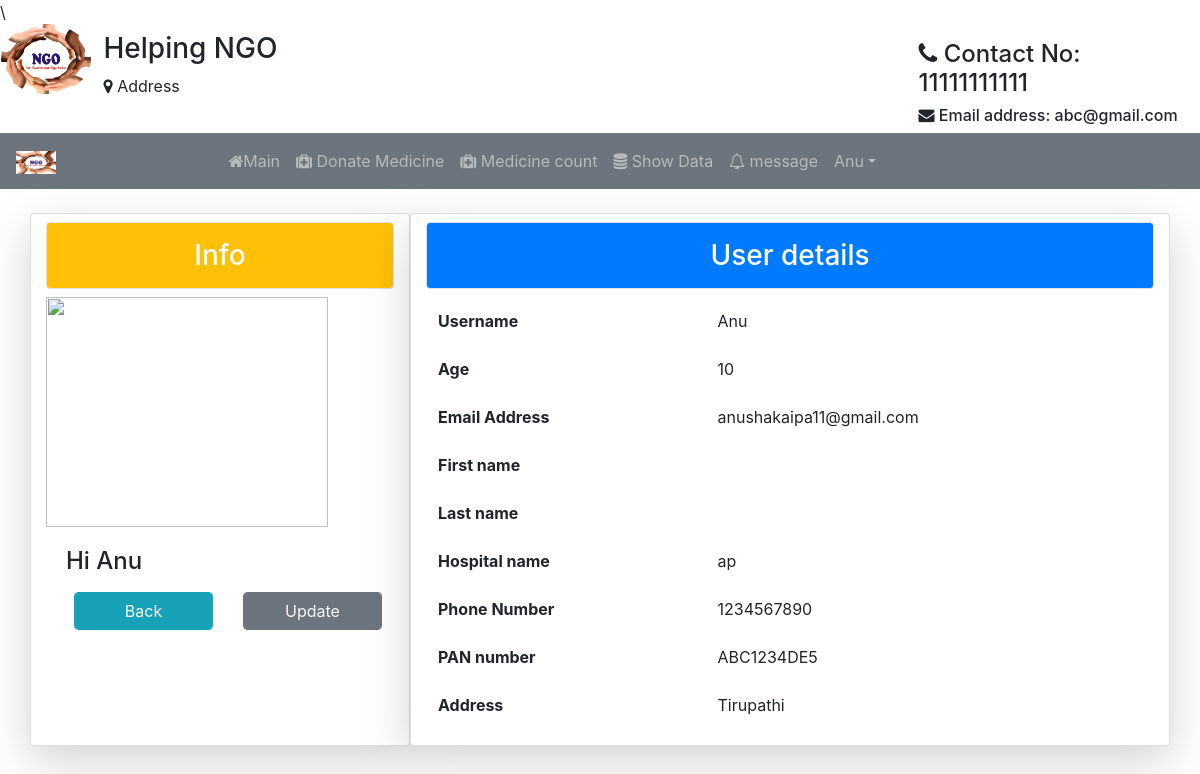
Page /pro/ (signed in) on the committed database.
### Student/models.py (models this page shows)
class User(AbstractUser):
	t = (
		(1,'Medicinist'),
		(2,'Org'),
		(3,'Anonymous'),
		)
	role = models.IntegerField(default=3,choices=t)
	g=[('M',"Male"),('F','Female')]
	age=models.IntegerField(default=10)
	impf=models.ImageField(upload_to='Medicines/',default="ngo1.jpg")
	gender=models.CharField(max_length=10,choices=g,default="F")
	organization_name=models.CharField(max_length=120,default="ngo")
	hospital_name=models.CharField(max_length=120,default="ap")
	phone_no=models.CharField(null=True,default="1234567890",max_length=10)
	pan_no=models.CharField(max_length=10,default="ABC1234DE5")
	address=models.CharField(max_length=200,default="Tirupathi")

### Student/views.py (the view)
# urls.py: path('pro/',views.profile,name="profile"),
def profile(req):
	return render(req,'htfiles/profile.html')

### Student/templates/htfiles/profile.html (shortened to what this page needs)
{% extends 'htfiles/header.html' %}
{% block content %}
<div class="container">
	<div class="row">
		<div class="card col-md-4 mt-4 shadow-lg">
			<h3 class="p-3 bg-warning text-center text-white border rounded my-2">Info</h3>
			<img src="https://cdn.business2community.com/wp-content/uploads/2017/08/blank-profile-picture-973460_640.png" height=230px width=90%>
			<div class="card-body">
				<h4>Hi {{user.username}}</h4>
				<div class="row">
					<div class="col">
						<a href="#" class="form-control btn btn-info m-2 text-light">Back</a>
					</div>
					<div class="col">
						<a href="{% url 'upf' %}" class="form-control btn btn-secondary m-2 text-light">Update</a>
					</div>
				</div>
			</div>
		</div>
		<div class="card col mt-4 shadow-lg">
			<h3 class="p-3 bg-primary text-center text-white border rounded my-2">User details</h3>
			<form method="POST">
			{% if user.role == 1 %}
			<table class="table table-borderless">
				<tr>
					<th>Username</th>
					<td>{{user.username}}</td>
				</tr>
				<tr>
					<th>Age</th>
					<td>{{user.age}}</td>
				</tr>
				<tr>
					<th>Email Address</th>
					<td>{{user.email}}</td>
				</tr>
				<tr>
					<th>First name</th>
					<td>{{user.first_name}}</td>
				</tr>
				<tr>
					<th>Last name</th>
					<td>{{user.last_name}}</td>
				</tr>
				<tr>
					<th>Hospital name</th>
					<td>{{user.hospital_name}}</td>
				</tr>
				<tr>
					<th>Phone Number</th>
					<td>{{user.phone_no}}</td>
				</tr>
				<tr>
					<th>PAN number</th>
					<td>{{user.pan_no}}</td>
				</tr>
				<tr>
					<th>Address</th>
					<td>{{user.address}}</td>
				</tr>
			</table>
			{% endif %}
			</form>
		</div>
	</div>
</div>
{% endblock %}

### Student/templates/htfiles/navbar.html (shortened to what this page needs)
{% load static %}
<div class="row">
  <div class="col col-md-1" style="margin-left:1px;">
  <img src="{% static 'images/NGO.jpg' %}" alt="logo" style="width:90px; height: 70px;" class="rounded-circle">
  </div>
  <div class="col mt-2">
    <h3>Helping NGO</h3>
    <p><i class="fa fa-map-marker" aria-hidden="true"></i>
Address</p>
  </div>
  <div class="col-md-3" style="margin-right: 4px">
    <h4 class="mt-3"><i class="fa fa-phone" aria-hidden="true"></i>
Contact No: 11111111111</h4>
    <h6><i class="fa fa-envelope" aria-hidden="true"></i>   Email address: abc@gmail.com</h6>
  </div>
</div>
<nav class="navbar navbar-expand-sm bg-secondary text-white navbar-dark">
  <a class="navbar-brand" href="#">
    <img src="{% static 'images/NGO.jpg' %}" alt="logo" style="width: 40px;">
  </a>
  <ul class="navbar-nav ml-auto text-white" style="margin-right: 300px">
{% if not user.is_authenticated %}
    <li class="nav-item" style="margin-right: 80px">
      <a class="nav-link" href="#"><i class="fa fa-home" aria-hidden="true"></i>
Home</a>
    </li>
    <li class="nav-item" style="margin-right: 80px">
      <a class="nav-link" href="{% url 'ab' %}"><i class="fa fa-user" aria-hidden="true"></i>
About us</a>
   <!--  </li>
    <li class="nav-item" style="margin-right: 80px">
      <a class="nav-link" href="#">Volunteers</a>
    </li> -->
    <li class="nav-item" style="margin-right: 80px">
      <a class="nav-link" href="{% url 'don' %}"><i class="fa fa-users" aria-hidden="true"></i>
Our workers</a>
    </li>
    <li class="nav-item" style="margin-right: 80px">
      <a class="nav-link" href="#"><i class="fa fa-phone" aria-hidden="true"></i>
Contact us</a>
    </li>
    <li class="nav-item">
      <a class="nav-link" href="{% url 'log' %}"><span class="glyphicon glyphicon-user"></span><i class="fa fa-sign-in" aria-hidden="true"></i>
Login</a>
    </li>
  {% elif user.role == 1 %}
  <li class="nav-item">
        <a class="nav-link" href="{% url 'mnp' %}"><i class="fa fa-home" aria-hidden="true"></i>Main</a>
      </li>
      <li class="nav-item">
        <a class="nav-link" href="{% url 'up' %}"><i class="fa fa-medkit" aria-hidden="true"></i>
Donate Medicine</a>
      </li>
      <li class="nav-item">
        <a class="nav-link" href="#"><i class="fa fa-medkit" aria-hidden="true"></i>
Medicine count</a>
      </li>
      <li class="nav-item">
        <a class="nav-link" href="{% url 'tab' %}"><i class="fa fa-database" aria-hidden="true"></i>
Show Data</a>
      </li>
      <li class="nav-item">
        <a class="nav-link" href="#"><i class="fa fa-bell-o" aria-hidden="true"></i>
message </a>
      </li>
      <li class="dropdown">
      <a type="button" class="nav-link dropdown-toggle" data-toggle="dropdown">{{user.username}}</a>
    {% endif %}
    </ul>
</nav>

### Student/templates/htfiles/navbar.html (style rules this page uses)
.nav-link { color: light; }

### rows in the picture
User: username "Anu", age "10", email "anushakaipa11@gmail.com", hospital_name "ap", phone_no "1234567890", pan_no "ABC1234DE5", address "Tirupathi"
